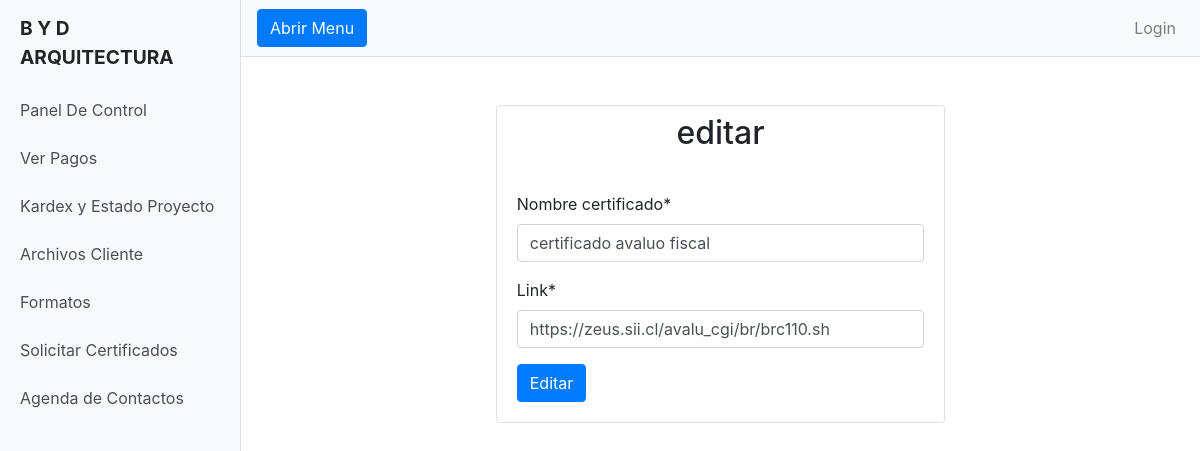
The app's page /editar_certificado/edit/1 with its own data.
### miapp/models.py (models this page shows, shortened)
class Certificados(models.Model):
    nombre_certificado = models.CharField(max_length=100,blank=False,null=False)
    link = models.URLField(max_length=300,null=False,blank=False)

### miapp/views.py (the view)
# urls.py: path('editar_certificado/edit/<int:pk>', EditarCertificado.as_view(), name="editar_certificado"),
class EditarCertificado(UpdateView):
    model = Certificados
    form_class = CertificadoForm
    template_name = 'miapp/certificado/editar_certificado.html'

### miapp/forms.py
class CertificadoForm(forms.ModelForm):
    class Meta:
        model = Certificados
        fields = '__all__'

### miapp/templates/miapp/certificado/editar_certificado.html (shortened to what this page needs)
{% extends 'miapp/base.html' %}
{% load static %}
{% load crispy_forms_tags %}
{% block content %}
    <div class="row justify-content-center mt-5">
        <div class="col-12 col-md-6">
            <div class="card">
                <div class="card-title">
                    <h2 class="text-center mt-2">editar</h2>
                </div>
                    <div class="card-body">
                        <form action="" method="POST"  enctype="multipart/form-data">
                            {{ form | crispy }}
                            <input type="submit" value="Editar" class="btn btn-primary">
                        </form>
                    </div>
            </div>
        </div>
        </div>
{% endblock %}

### records on screen
Certificados: nombre_certificado "certificado avaluo fiscal", link "https://zeus.sii.cl/avalu_cgi/br/brc110.sh"
